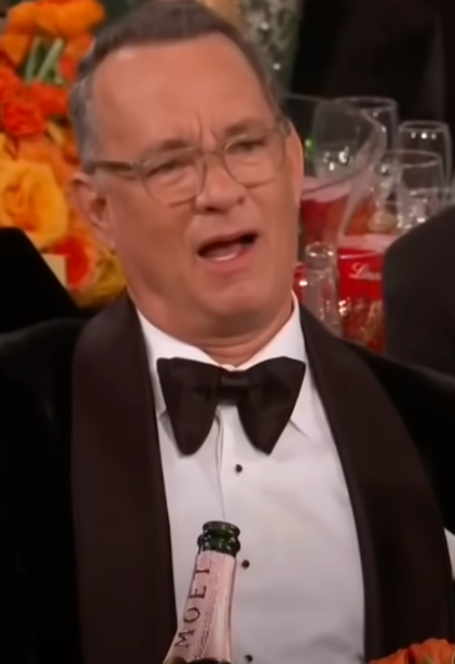
#> input picture Practise Python/Pillow/img/Tom Hanks.png, 455 x 664 px, found by its file name
$ python pillow.py
#> lines starting #> are read from the running program, lines starting #| are printed output that depends on the picture
from PIL import Image, ImageColor, ImageOps

with Image.open("./Practise Python/Pillow/img/Tom Hanks.png") as img:
#> img is the input picture: PIL image 455x664 RGBA; mean R, G, B, A 98.2, 64, 53.9, 255
    img.load()

    # max_thumbnail_size = (200, 200)
    # img.thumbnail(max_thumbnail_size)

    img = img.convert("RGB")
#> img: PIL image 455x664 RGB

    datas = img.getdata()

    new_data_img = []

    for item in datas:
        if item[0] in list(range(200, 256)):
            new_data_img.append((255, 224, 100))
        else:
            new_data_img.append(item)
#> this loop made 302120 passes
#> item on passes 1 to 3: (68, 48, 33), (67, 48, 33), (65, 47, 32)
#> after the loop, new_data_img = 302120 items

    # update image data
    img.putdata(new_data_img)
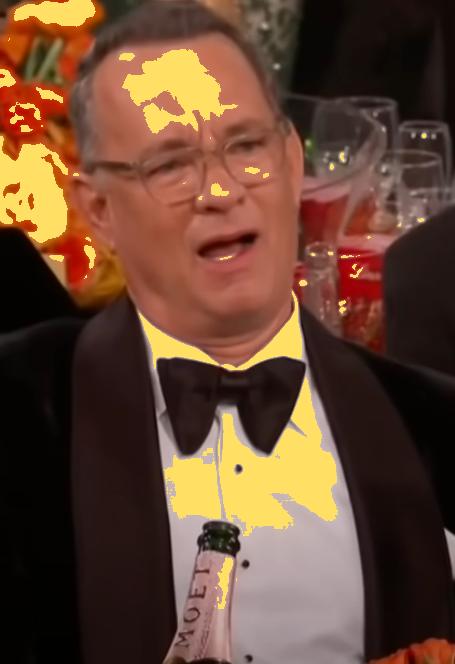
#> img: PIL image 455x664 RGB; mean R, G, B 102.2, 70.3, 51

    color = "green"

    border = (20, 10, 20, 10)

    new_img = ImageOps.expand(img, border=border, fill=color)
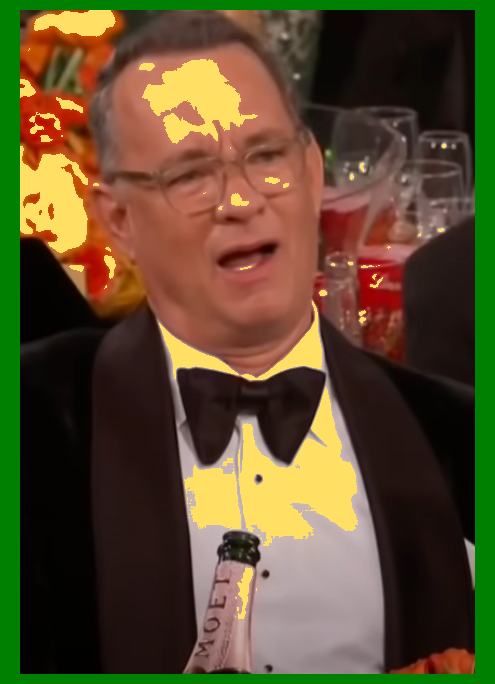
#> new_img: PIL image 495x684 RGB; mean R, G, B 91.2, 76.5, 45.5

    new_img.save("test_background.jpg")

$ run again, with Practise Python/Pillow/img/Classic Ian and Anthony(Smosh).jpg saved as Practise Python/Pillow/img/Tom Hanks.png
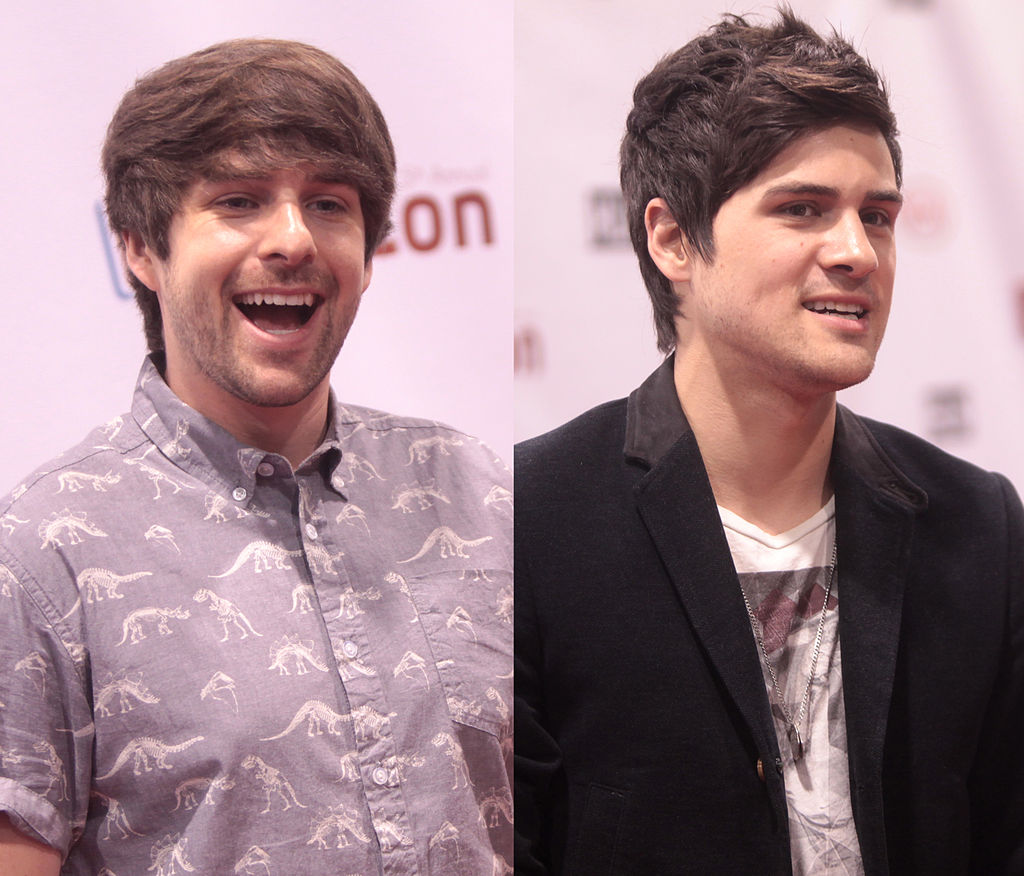
#> input picture Practise Python/Pillow/img/Classic Ian and Anthony(Smosh).jpg, 1024 x 876 px, found by its file name
#> img is the input picture: PIL image 1024x876 RGB; mean R, G, B 158.4, 131.4, 138.4
#> the loop `for item in datas:` made 897024 passes
#> item on passes 1 to 3: (246, 222, 238), (246, 222, 238), (246, 222, 238)
#> after the loop `for item in datas:`: new_data_img = 897024 items
#> `img.putdata(new_data_img)`:
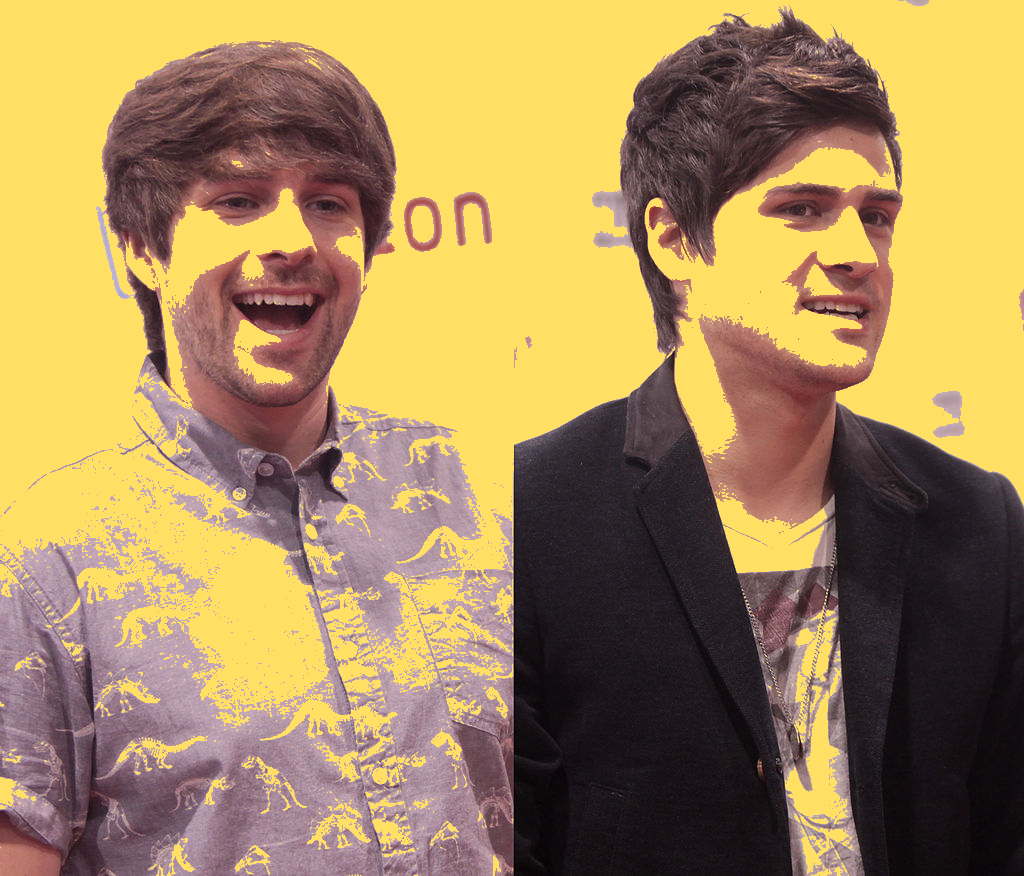
#> img: PIL image 1024x876 RGB; mean R, G, B 165.8, 138.3, 89.8
#> `new_img = ImageOps.expand(img, border=border, fill=color)`:
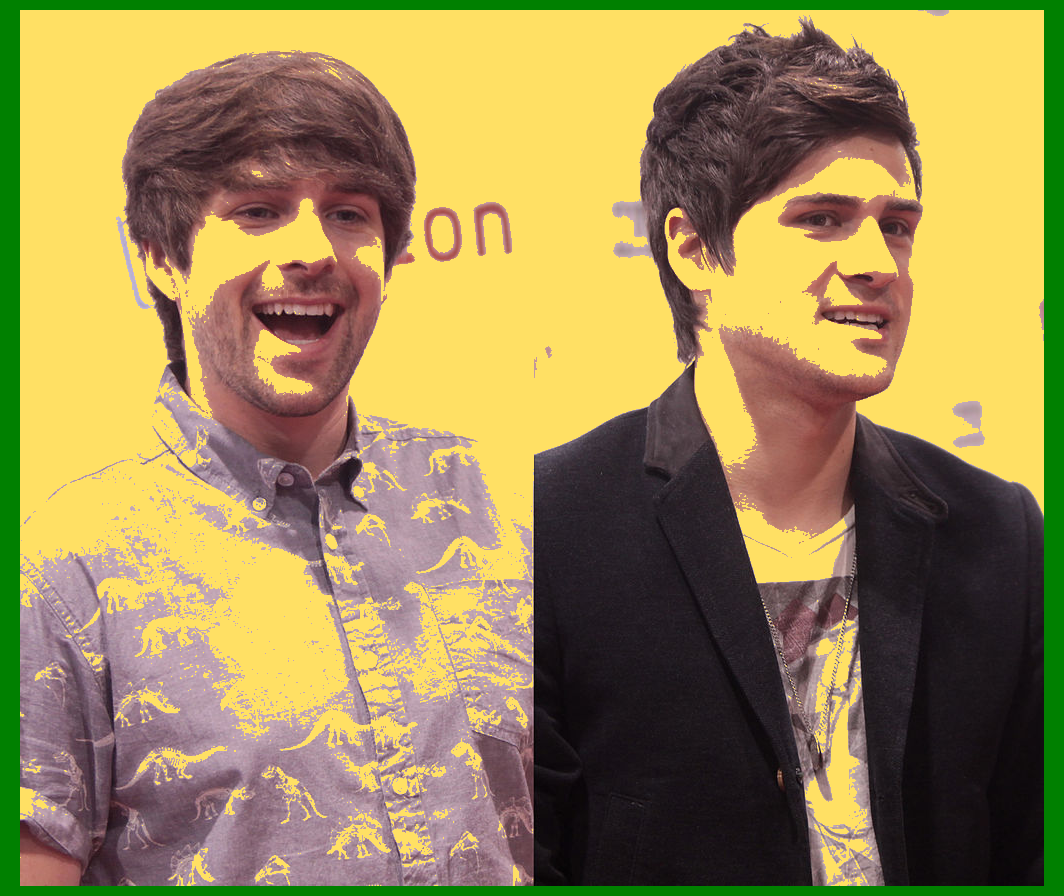
#> new_img: PIL image 1064x896 RGB; mean R, G, B 156, 137.7, 84.5
